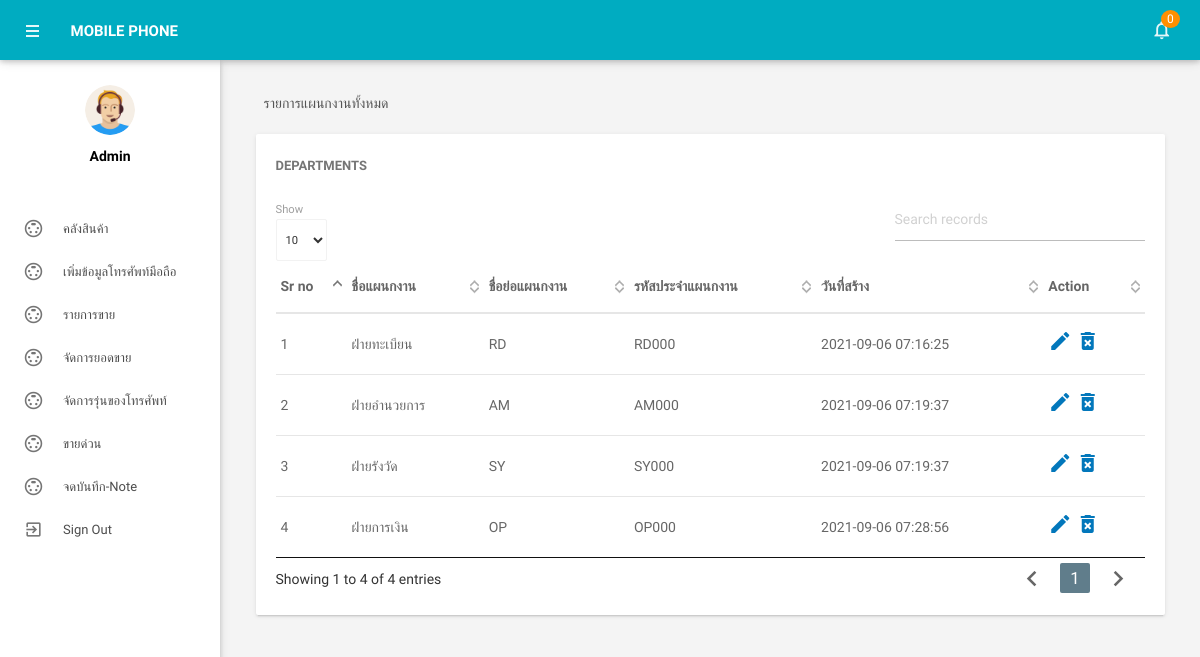
Screenshot of /admin/managedepartments.php (signed in) with the database file from the repository.
### tables this page shows
CREATE TABLE IF NOT EXISTS tbldepartments(
  `id` int(11) NOT NULL,
  `DepartmentName` varchar(150) DEFAULT NULL,
  `DepartmentShortName` varchar(100) NOT NULL,
  `DepartmentCode` varchar(50) DEFAULT NULL,
  `CreationDate` timestamp NULL DEFAULT CURRENT_TIMESTAMP
)CHARACTER SET utf8;

### admin/managedepartments.php (the view, shortened to what this page needs)
<?php
include('includes/config.php');
if(strlen($_SESSION['alogin'])==0)
    {
header('location:index.php');
}
else{
?>
<!DOCTYPE html>
<html lang="en">
    <head>
        <link type="text/css" rel="stylesheet" href="../assets/plugins/materialize/css/materialize.min.css"/>
        <link href="../assets/plugins/material-preloader/css/materialPreloader.min.css" rel="stylesheet">
        <link href="../assets/plugins/datatables/css/jquery.dataTables.min.css" rel="stylesheet">
        <link href="../assets/css/alpha.min.css" rel="stylesheet" type="text/css"/>
        <link href="../assets/css/custom.css" rel="stylesheet" type="text/css"/>
    </head>
    <body>
       <?php include('includes/header.php');?>
       <?php include('includes/sidebar.php');?>
            <main class="mn-inner">
                <div class="row">
                    <div class="col s12">
                        <div class="page-title">รายการแผนกงานทั้งหมด</div>
                    </div>
                    <div class="col s12 m12 l12">
                        <div class="card">
                            <div class="card-content">
                                <span class="card-title">Departments</span>
                                <table id="example" class="display responsive-table ">
                                    <thead>
                                        <tr>
                                            <th>Sr no</th>
                                            <th>ชื่อแผนกงาน</th>
                                            <th>ชื่อย่อแผนกงาน</th>
                                            <th>รหัสประจำแผนกงาน</th>
                                            <th>วันที่สร้าง</th>
                                            <th>Action</th>
                                        </tr>
                                    </thead>
                                    <tbody>
<?php $sql = "SELECT * from tbldepartments";
$query = $dbh -> prepare($sql);
$query->execute();
$results=$query->fetchAll(PDO::FETCH_OBJ);
$cnt=1;
if($query->rowCount() > 0)
{
foreach($results as $result)
{               ?>
                                        <tr>
                                            <td> <?php echo htmlentities($cnt);?></td>
                                            <td><?php echo htmlentities($result->DepartmentName);?></td>
                                            <td><?php echo htmlentities($result->DepartmentShortName);?></td>
                                            <td><?php echo htmlentities($result->DepartmentCode);?></td>
                                            <td><?php echo htmlentities($result->CreationDate);?></td>
                                            <td><a href="editdepartment.php?deptid=<?php echo htmlentities($result->id);?>"><i class="material-icons">mode_edit</i></a><a href="managedepartments.php?del=<?php echo htmlentities($result->id);?>" onclick="return confirm('Do you want to delete');"> <i class="material-icons">delete_forever</i></a></td>
                                        </tr>
                                         <?php $cnt++;} }?>
                                    </tbody>
                                </table>
                            </div>
                        </div>
                    </div>
                </div>
            </main>
        </div>
        <div class="left-sidebar-hover"></div>
    </body>
</html>
<?php } ?>

### admin/managedepartments.php (style rules this page uses)
body { font-family: 'IBM Plex Sans Thai Looped', sans-serif; }

### rows the page displays
tbldepartments: DepartmentName "ฝ่ายทะเบียน", DepartmentShortName "RD", DepartmentCode "RD000", CreationDate "2021-09-06 07:16:25"
tbldepartments: DepartmentName "ฝ่ายอำนวยการ", DepartmentShortName "AM", DepartmentCode "AM000", CreationDate "2021-09-06 07:19:37"
tbldepartments: DepartmentName "ฝ่ายรังวัด", DepartmentShortName "SY", DepartmentCode "SY000", CreationDate "2021-09-06 07:19:37"
tbldepartments: DepartmentName "ฝ่ายการเงิน", DepartmentShortName "OP", DepartmentCode "OP000", CreationDate "2021-09-06 07:28:56"

### other values shown
$unreadcount "0"
